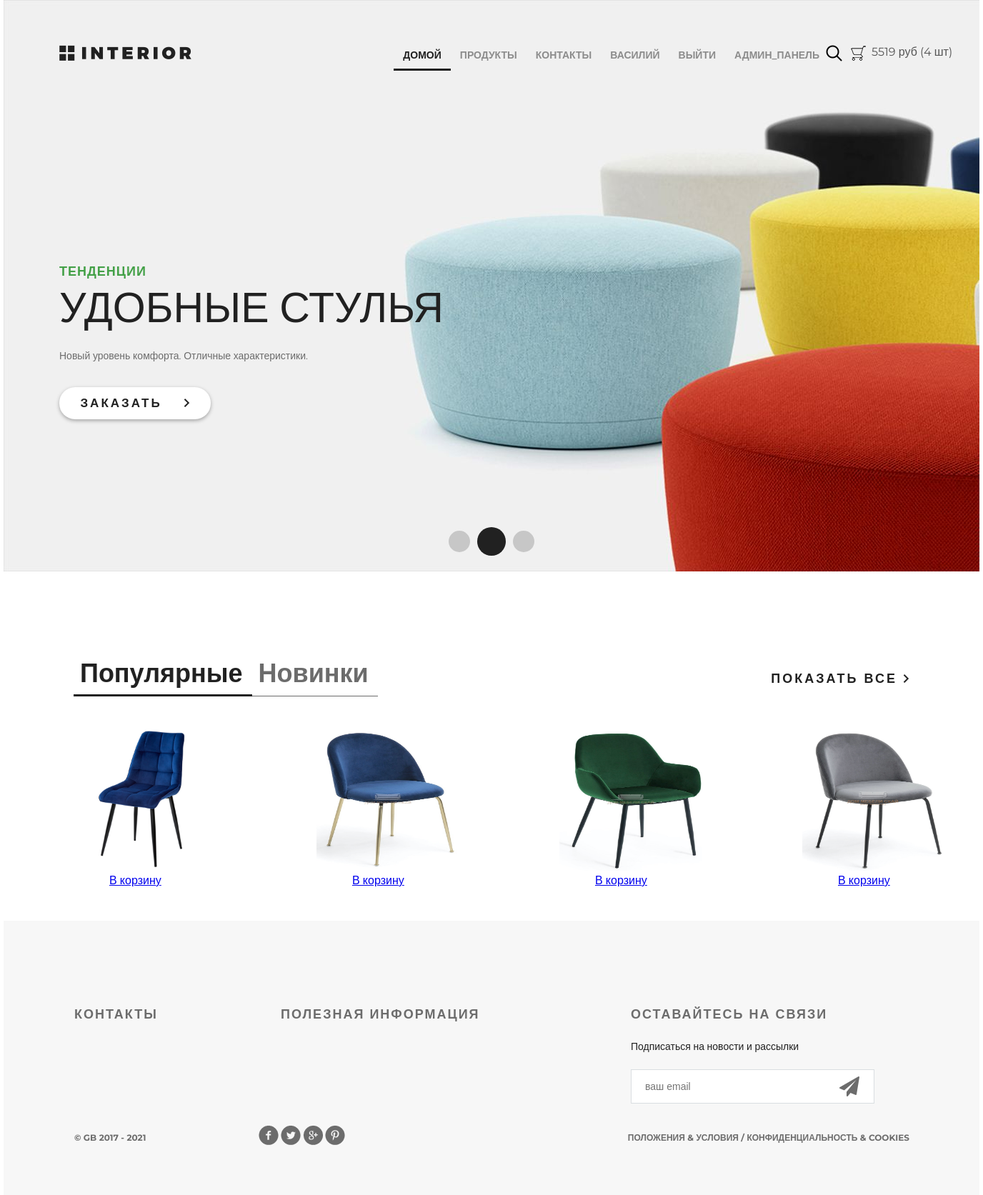
The app's page / (signed in), older data.
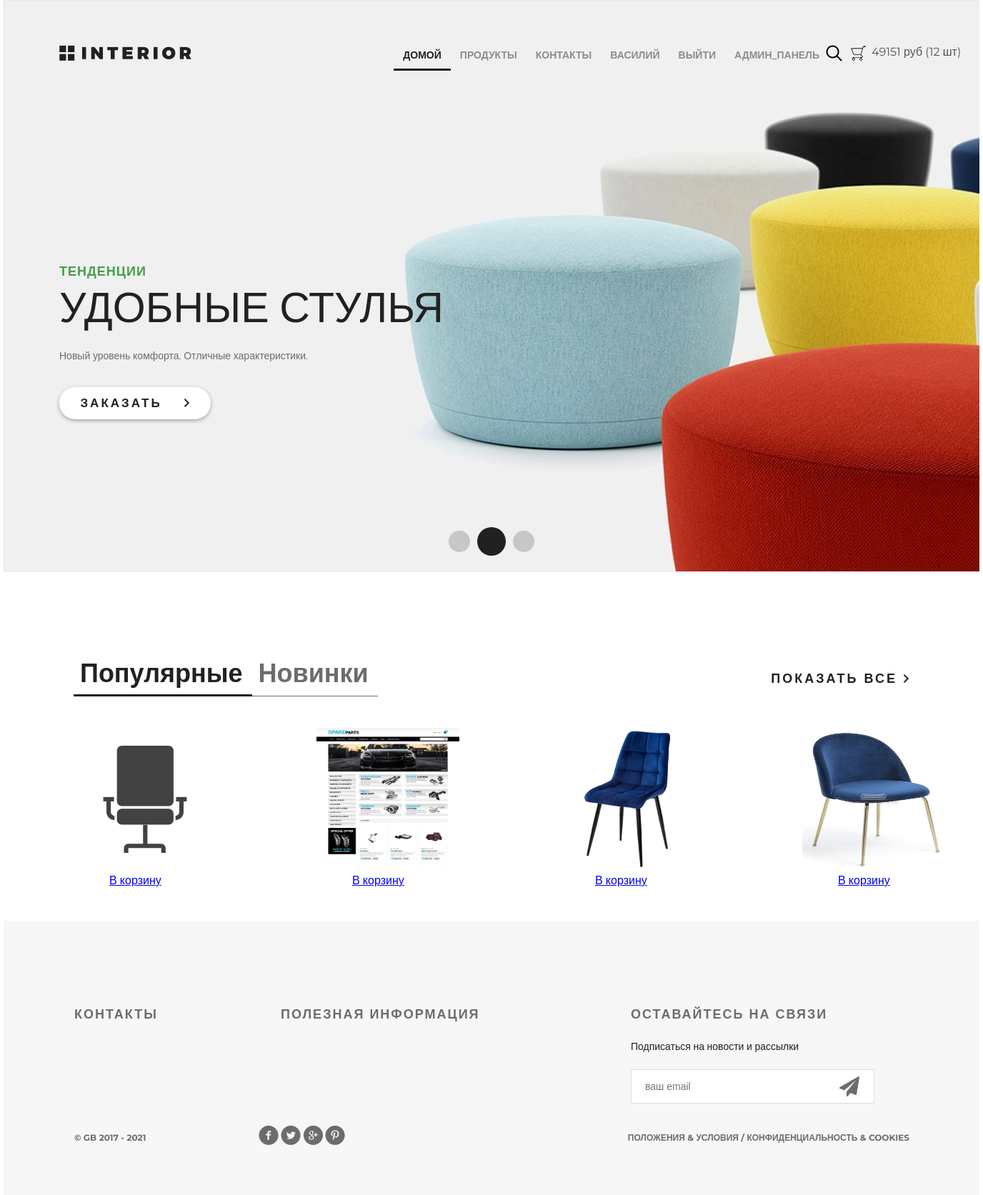
The same page, newer data.
### basket/models.py (models this page shows, shortened)
class Basket(models.Model):
    user = models.ForeignKey(settings.AUTH_USER_MODEL, on_delete=models.CASCADE, related_name='basket')
    product = models.ForeignKey(Product, on_delete=models.CASCADE)
    quantity = models.PositiveSmallIntegerField(default=0)
    add_datatime = models.DateTimeField(auto_now_add=True)
    class Meta:
        verbose_name = 'Корзина'
        verbose_name_plural = 'Корзина'
    @property
    def product_cost(self):
        return self.product.price * self.quantity
    @property
    def total_quantity(self):
        _items = Basket.objects.filter(user=self.user)
        _totalquantity = sum(list(map(lambda x: x.quantity, _items)))
        return _totalquantity
    @property
    def total_cost(self):
        _items = Basket.objects.filter(user=self.user)
        _totalcost = sum(list(map(lambda x: x.product_cost, _items)))
        return _totalcost

### authapp/models.py (models this page shows, shortened)
class UserProfile(AbstractUser):
    avatar = models.ImageField(upload_to='avatar', blank=True, verbose_name='Аватар')
    age = models.PositiveIntegerField(verbose_name='Возраст', blank=True)
    is_superuser = models.BooleanField(default=False, verbose_name='Администратор')
    activate_key = models.CharField(max_length=128, verbose_name='Код активации', blank=True, null=True)
    activate_key_expired = models.DateTimeField(blank=True, null=True)
    class Meta:
        verbose_name = 'Пользователь'
        verbose_name_plural = 'Пользователь'

### mainapp/models.py (models this page shows, shortened)
class Product(models.Model):
    category = models.ForeignKey(ProductCategory, on_delete=models.CASCADE, verbose_name='Категория')
    name = models.CharField(max_length=128, verbose_name='Наименование')
    image = models.ImageField(upload_to='products', blank=True, verbose_name='Изображение')
    short_desc = models.CharField(max_length=255, verbose_name='Краткое описание')
    description = models.TextField(verbose_name='Описание')
    price = models.DecimalField(decimal_places=2, max_digits=10, default=0, verbose_name='Цена')
    quantity = models.PositiveSmallIntegerField(default=0, verbose_name='Количество')
    is_active = models.BooleanField(default=True, verbose_name='Запись активна')
    updated_at = models.DateTimeField(auto_now=True, null=True, blank=True)
    created_at = models.DateTimeField(auto_now_add=True, null=True, blank=True)
    class Meta:
        verbose_name = 'Продукты'
        verbose_name_plural = 'Продукты'
        ordering = ('-id',)

### mainapp/views.py (the view)
# urls.py: path('', mainapp.main, name='main'),
def main(request):
    context = {
        'title': 'Главная',
        'links_menu': Product.objects.all()[:4],
    }
    return render(request, 'mainapp/index.html', context=context)

### adminapp/templatetags/temp_tags.py (called while the page is built)
@register.filter(name='media_for_products')  # 1 вариант регистрации шаблонного тега
def media_for_products(img_path):
    if not img_path:
        img_path = 'default_prod.svg'
    return f'{settings.MEDIA_URL}{img_path}'

### mainapp/context_processors.py (called while the page is built)
def basket(request):
    basket_items = []
    if request.user.is_authenticated:
        basket_items = Basket.objects.filter(user=request.user)
    return {
        'basket': basket_items
    }

### mainapp/templates/mainapp/index.html (shortened to what this page needs)
{% extends 'mainapp/temp.html' %}
{% load static %}
{% load temp_tags %}
{% block menu %}
    <div class="slider">
        <div class="header clearfix">
                {% include 'mainapp/includes/inc_up_menu.html' %}
        </div>
        <div class="text-slider">
            <h3 class="green">тенденции</h3>
            <h3 class="big"> удобные стулья</h3>
            <p>Новый уровень комфорта. Отличные характеристики.</p>
            <a href="#" class="button-order">заказать <img src=" {% static 'img/arrow.png'%}" alt=""></a>
        </div>
        <div class="navi">
            <a href="#"></a><a href="#"></a><a href="#"></a>
        </div>
    </div>
{% endblock %}
{% block content %}
    <div class="featured">
        <div class="featured-menu">
            <a class="active" href="#">Популярные</a><a href="#">Новинки</a>
        </div>
        <a class="explore" href="{%  url 'products:category' 0 %}">показать все <img src="{% static 'img/arrow.png'%}" alt=""></a>
        <div class="clearfix">
        </div>
        <div class="tab-content">
            {% for product in links_menu %}
            <div class="block">
                <a href="#"><img src="{{ product.image | media_for_products }}" width="200px" height="200px" alt="img">
                </a> <a href="{% url 'basket:add' product.pk %}" class="add_basket">В корзину</a>
            </div>
            {% endfor %}
        </div>
    </div>
{% endblock %}

### mainapp/templates/mainapp/includes/inc_up_menu.html
<a href="{% url 'main' %}" class="logo"></a>
<ul class="menu">
<li>
    <a href="{% url 'main' %}"{% if request.resolver_match.url_name == 'main' %} class="active"{% endif %}>домой</a>
</li>
<li>
    <a href="{% url 'products:category' 0 %}" {% if request.resolver_match.namespace == 'products' %} class="active" {% endif %}>продукты</a>
</li>
<li>
    <a href="{% url 'contact' %}" {% if request.resolver_match.url_name == 'contact' %} class="active" {% endif %}>контакты</a>
</li>
    {% if user.is_authenticated %}
       <li><a href="{% url 'auth:edit' %}">{{ user.first_name|default:'Пользователь' }}</a></li>
       <li><a href="{% url 'auth:logout' %}">выйти</a></li>
    {% else %}
        <li><a href="{% url 'auth:register' %}">регистрация</a></li>
        <li><a href="{% url 'auth:login' %}">войти</a></li>
    {% endif %}
{% if user.is_superuser %}
    <li><a href="{% url 'adminapp:users_list' %}">Админ_панель</a></li>
{% endif %}
</ul>
<a href="#" class="search"></a>
<a href="{% url 'basket:view' %}" class="basket">
  <span>
    {% if basket %}
      {{ basket.0.total_cost|floatformat:0 }} руб
      ({{ basket.0.total_quantity }} шт)
    {% endif %}
  </span>
</a>

Row changes from the older to the newer data that the page shows:
no longer on this page (row unchanged): Product: image|media_for_products (picture)
no longer on this page (row unchanged): Product: image|media_for_products (picture)
computed for Basket: user+product+quantity "5519" → "49151"; user+quantity "4" → "12"
added Product: shows a picture
added Product: image|media_for_products (picture)
